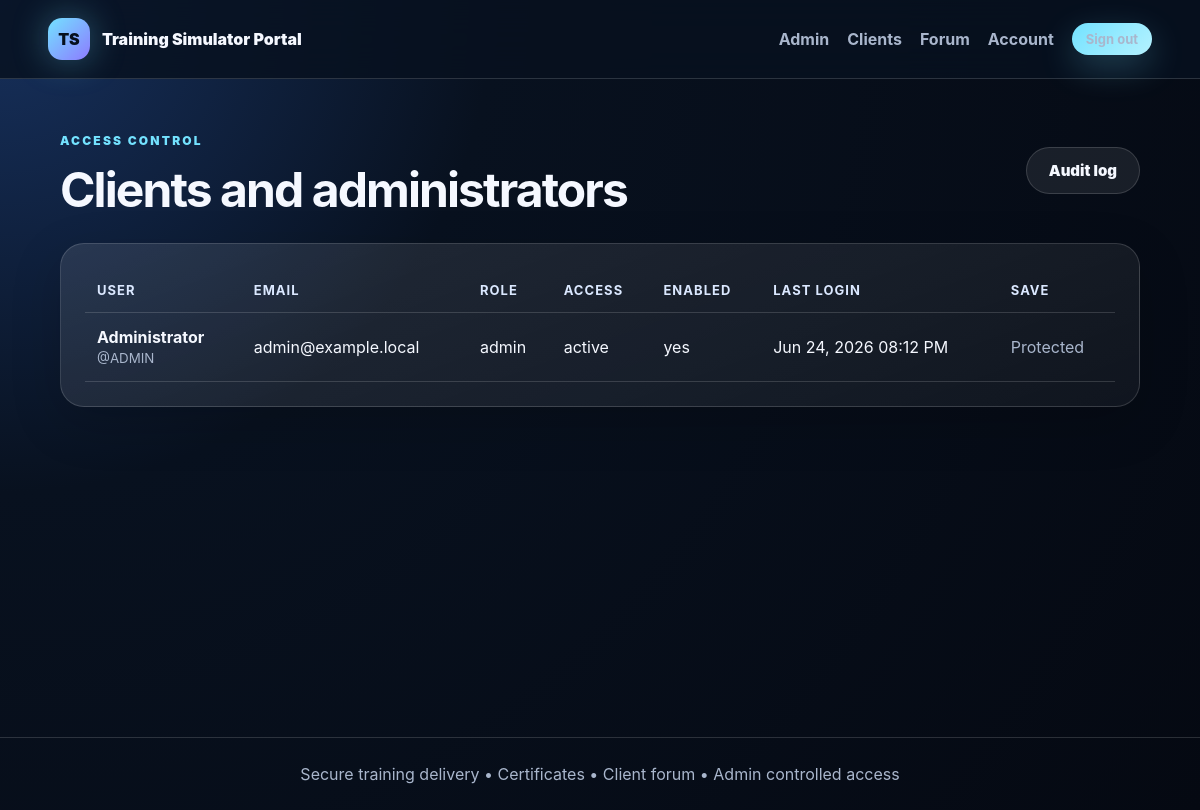
The app's page /admin/users (signed in) with its own data.
### app/models.py (models this page shows, shortened)
class User(db.Model):
    id = db.Column(db.Integer, primary_key=True)
    username = db.Column(db.String(80), unique=True, nullable=False, index=True)
    name_enc = db.Column(db.Text, nullable=False)
    email_enc = db.Column(db.Text, nullable=False)
    email_hash = db.Column(db.String(128), unique=True, nullable=False, index=True)
    password_hash = db.Column(db.String(255), nullable=False)
    role = db.Column(db.String(20), nullable=False, default="client")
    is_enabled = db.Column(db.Boolean, nullable=False, default=True)
    subscription_status = db.Column(db.String(20), nullable=False, default="pending")
    must_change_password = db.Column(db.Boolean, nullable=False, default=False)
    created_at = db.Column(db.DateTime(timezone=True), default=utcnow, nullable=False)
    last_login_at = db.Column(db.DateTime(timezone=True), nullable=True)
    completions = db.relationship("Completion", backref="user", lazy=True)
    topics = db.relationship("ForumTopic", backref="author", lazy=True)
    posts = db.relationship("ForumPost", backref="author", lazy=True)
    @property
    def display_name(self) -> str:
        return decrypt_text(self.name_enc)
    @property
    def email(self) -> str:
        return decrypt_text(self.email_enc)
    @property
    def is_admin(self) -> bool:
        return self.role == "admin"

### app/routes.py (the view)
@main_bp.route("/admin/users")
@login_required
@admin_required
def admin_users():
    users = User.query.order_by(User.created_at.desc()).all()
    return render_template("admin/users.html", users=users)

### app/routes.py (called while the page is built)
def current_user():
    user_id = session.get("user_id")
    if not user_id:
        return None
    return db.session.get(User, user_id)

@main_bp.app_context_processor
def inject_globals():
    return {
        "current_user": current_user(),
        "csrf_token": lambda: make_csrf_token(session),
        "site_name": current_app.config.get("SITE_NAME", "Training Simulator Portal"),
    }

@main_bp.before_app_request
def csrf_protect():
    if request.method == "POST":
        submitted = request.form.get("csrf_token") or request.headers.get("X-CSRF-Token")
        if not verify_csrf_token(session, submitted):
            abort(400, description="Invalid or missing CSRF token.")

def login_required(fn):
    @wraps(fn)
    def wrapper(*args, **kwargs):
        if not current_user():
            flash("Please sign in first.", "warning")
            return redirect(url_for("main.signin", next=request.path))
        return fn(*args, **kwargs)
    return wrapper

def admin_required(fn):
    @wraps(fn)
    def wrapper(*args, **kwargs):
        user = current_user()
        if not user or not user.is_admin:
            abort(403)
        return fn(*args, **kwargs)
    return wrapper

@main_bp.app_template_filter("dt")
def format_dt(value):
    if not value:
        return ""
    if isinstance(value, datetime):
        return value.strftime("%b %d, %Y %I:%M %p")
    return value

### app/security.py (called while the page is built)
def decrypt_text(value: Optional[str]) -> str:
    if not value:
        return ""
    try:
        return _fernet.decrypt(value.encode("utf-8")).decode("utf-8")
    except Exception:
        return "[encrypted-value-unavailable]"

### app/templates/admin/users.html (shortened to what this page needs)
{% extends "layout.html" %}
{% block content %}
<section class="section">
  <div class="section-head split">
    <div><p class="eyebrow">Access control</p><h1>Clients and administrators</h1></div>
    <a class="btn btn-ghost" href="{{ url_for('main.admin_audit') }}">Audit log</a>
  </div>
  <div class="panel table-wrap">
    <table>
      <thead><tr><th>User</th><th>Email</th><th>Role</th><th>Access</th><th>Enabled</th><th>Last login</th><th>Save</th></tr></thead>
      <tbody>
        {% for user in users %}
          <tr>
            <td><strong>{{ user.display_name }}</strong><br><small>@{{ user.username }}</small></td>
            <td>{{ user.email }}</td>
            <td>{{ user.role }}</td>
            <td>
              {% if user.is_admin %}
                active
              {% endif %}
            </td>
            <td>
              {% if user.is_admin %}
                yes
              {% else %}
                <label class="check"><input type="checkbox" name="is_enabled" form="user-form-{{ user.id }}" {% if user.is_enabled %}checked{% endif %}> Enabled</label>
              {% endif %}
            </td>
            <td>{{ user.last_login_at|dt if user.last_login_at else '-' }}</td>
            <td>
              {% if user.is_admin %}
                <span class="muted">Protected</span>
              {% else %}
                <button class="btn btn-small" type="submit" form="user-form-{{ user.id }}">Save</button>
                </form>
              {% endif %}
            </td>
          </tr>
        {% endfor %}
      </tbody>
    </table>
  </div>
</section>
{% endblock %}

### app/static/css/styles.css (style rules this page uses)
:root { --bg:#08111f;--bg2:#0e1830;--panel:rgba(255,255,255,.075);--panel2:rgba(255,255,255,.11); --text:#f5f8ff;--muted:#a9b6cc;--line:rgba(255,255,255,.15);--brand:#73e2ff;--brand2:#8d7bff;--danger:#ff6b6b;--good:#70e7a5; --shadow:0 24px 80px rgba(0,0,0,.35);--radius:24px; }
* { box-sizing:border-box }
body { margin:0;font-family:Inter,ui-sans-serif,system-ui,-apple-system,Segoe UI,Arial,sans-serif;background:radial-gradient(circle at top left,#17315e 0,#08111f 34%,#050912 100%);color:var(--text);min-height:100vh }
a { color:inherit;text-decoration:none }
.btn { display:inline-flex;justify-content:center;align-items:center;border:0;border-radius:999px;padding:13px 22px;background:linear-gradient(135deg,var(--brand),#b5f2ff);color:#06101e;font-weight:900;cursor:pointer;box-shadow:0 12px 35px rgba(115,226,255,.24);transition:.2s ease;font-size:15px }
.btn-ghost { background:rgba(255,255,255,.08);color:var(--text);box-shadow:none;border:1px solid var(--line) }
.eyebrow { text-transform:uppercase;letter-spacing:.18em;color:var(--brand);font-weight:900;font-size:12px }
.muted,small { color:var(--muted) }
.feature-card,.training-card,.panel,.stat { border:1px solid var(--line);background:linear-gradient(160deg,rgba(255,255,255,.105),rgba(255,255,255,.045));border-radius:var(--radius);padding:24px;box-shadow:0 16px 50px rgba(0,0,0,.17) }
.section { padding:42px clamp(20px,5vw,82px) }
.section-head { margin-bottom:24px }
.section-head h1,.section-head h2 { margin:4px 0 0;font-size:clamp(32px,4vw,52px);letter-spacing:-.04em }
.split { display:flex;align-items:center;justify-content:space-between;gap:22px;flex-wrap:wrap }
.table-wrap { overflow-x:auto }
table { width:100%;border-collapse:collapse }
th,td { text-align:left;padding:14px 12px;border-bottom:1px solid var(--line);vertical-align:middle }
th { color:#dbe8ff;font-size:13px;text-transform:uppercase;letter-spacing:.08em }

### records on screen
User: display_name "Administrator", username "ADMIN", email "admin@example.local", role "admin", shows "active", shows "yes", last_login_at|dt "Jun 24, 2026 08:12 PM", shows "Protected"

### other values on screen
{{ site_name }} "Training Simulator Portal"
